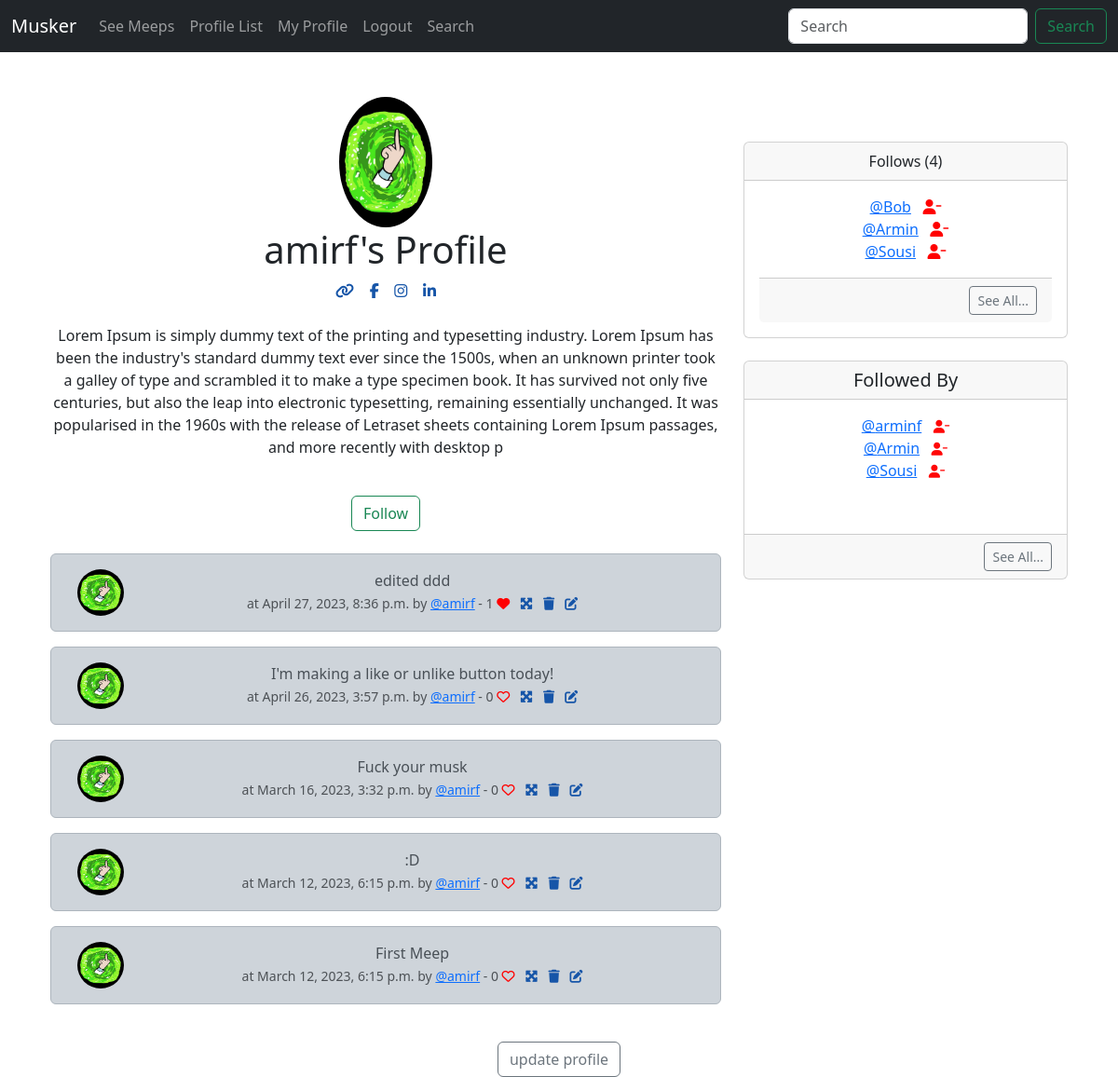
The page /profile/1 (signed in) on the database as committed earlier.
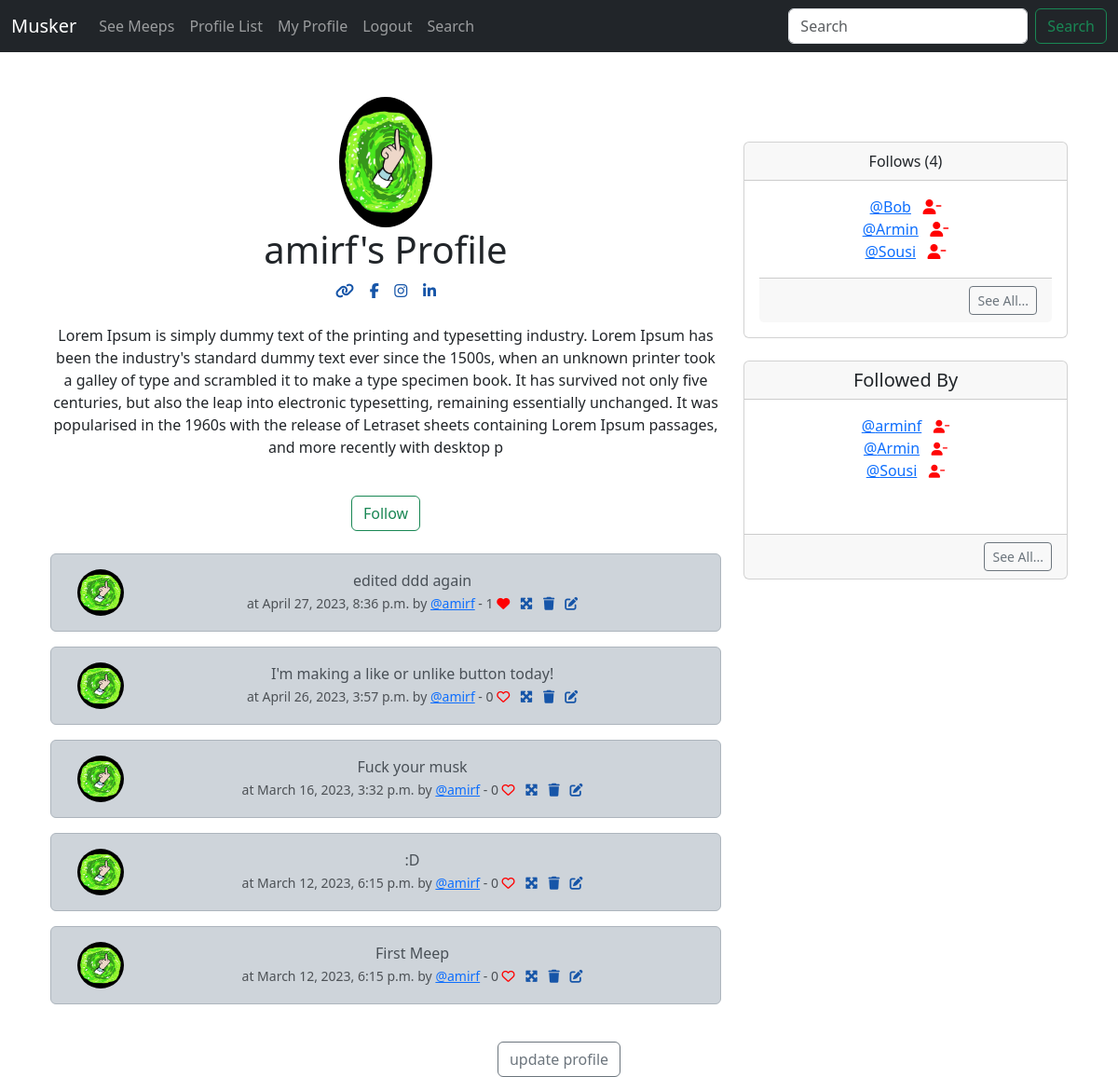
The same page on the database as committed later.
### musker/models.py (models this page shows, shortened)
class Meep(models.Model):
    user = models.ForeignKey(
        User,
        related_name= "meeps",
        on_delete= models.DO_NOTHING,
    )
    body = models.CharField(max_length=200)
    created_at = models.DateTimeField(auto_now_add=True)
    likes = models.ManyToManyField(User, related_name="meep_like", blank=True)
    def number_of_likes(self):
        return self.likes.count()

class Profile(models.Model):
    user = models.OneToOneField(User, on_delete=models.CASCADE)
    follows = models.ManyToManyField(
    "self",
    related_name = "followed_by",
    symmetrical = False,
    blank = True)
    date_modified = models.DateTimeField(User,auto_now=True)
    profile_image = models.ImageField(null=True, blank=True, upload_to="images/")
    profile_bio = models.CharField(null=True, blank=True, max_length=500)
    homepage_link = models.CharField(null=True, blank=True, max_length=100)
    facebook_link = models.CharField(null=True, blank=True, max_length=100)
    instagram_link = models.CharField(null=True, blank=True, max_length=100)
    linkedin_link = models.CharField(null=True, blank=True, max_length=100)
    def __str__(self):
        return self.user.username

### musker/views.py (the view, shortened to what this page needs)
# urls.py: path('profile/<int:pk>', views.profile, name='profile'),
def profile(request, pk):
    if request.user.is_authenticated:
        profile = Profile.objects.get(user_id=pk)
        meeps = Meep.objects.filter(user_id=pk).order_by("-created_at")
        return render(request,"profile.html", {
            "profile": profile,
            "meeps": meeps,
        })
    else:
        messages.success(request,("You must be logged in..."))
        return redirect('home')

### musker/templates/profile.html (shortened to what the changed rows need)
{% extends 'base.html' %}
{% load static %}
{% block content %}
    <div class="container text-center">
        <div class="row">
            <div class="col-8">
                <h1>{{ profile.user.username}}'s Profile</h1>
                <br/><br/>
                <br>
                <br>
                {% if meeps %}
                {% for meep in meeps %}
                <div class="alert alert-dark" role="alert">
                  <div class="container">
                    <div class="row">
                      <div class="col-1">
                        {% if profile.profile_image %}
                          <img src="{{ profile.profile_image.url }}" height="50" width="50" class="rounded-circle" alt="">
                        {% else %}
                          <img src="{% static 'images/profile_pic.png' %}" height="50" width="50" class="rounded-circle" alt="...">
                        {% endif %}</div>
                        <div class="col-11">
                        {{ meep.body }}<br>
                        <small class="text-muted">
                          at {{ meep.created_at}} by <a class="card-text" href="{% url 'profile' profile.user.id %}" >@{{ profile.user.username|lower }}</a>
                          - {{meep.number_of_likes}}
                          {% if user in meep.likes.all %}
                          <a href="{% url 'meep_like' meep.id %}"><i class="fa-solid fa-heart" style="color:red"></i></a>
                          {% else %}
                          <a href="{% url 'meep_like' meep.id %}"><i class="fa fa-heart-o" style="color:red"></i></a>
                          {% endif %}
                          <a href="{% url 'meep_show' meep.id %}"><i class="fa-solid fa-maximize" style="color:rgb(22, 85, 168)"></i></a>
                          {% if request.user.username == profile.user.username %}
                          <a href="{% url 'delete_meep' meep.id %}"><i class="fa-solid fa-trash" style="color:rgb(22, 85, 168)"></i></a>
                          <a href="{% url 'edit_meep' meep.id %}"><i class="fa-solid fa-edit" style="color:rgb(22, 85, 168)"></i></a>
                          {% endif %}
                        </small>
                      </div>
                    </div>
                  </div>
                </div>
                {% endfor %}
                {% endif %}
            </div>
        </div>
        <br>
        </div>
    </div>
{% endblock %}

Rows that differ between the two databases and show on the page:
changed Meep: body "edited ddd" → "edited ddd again"
